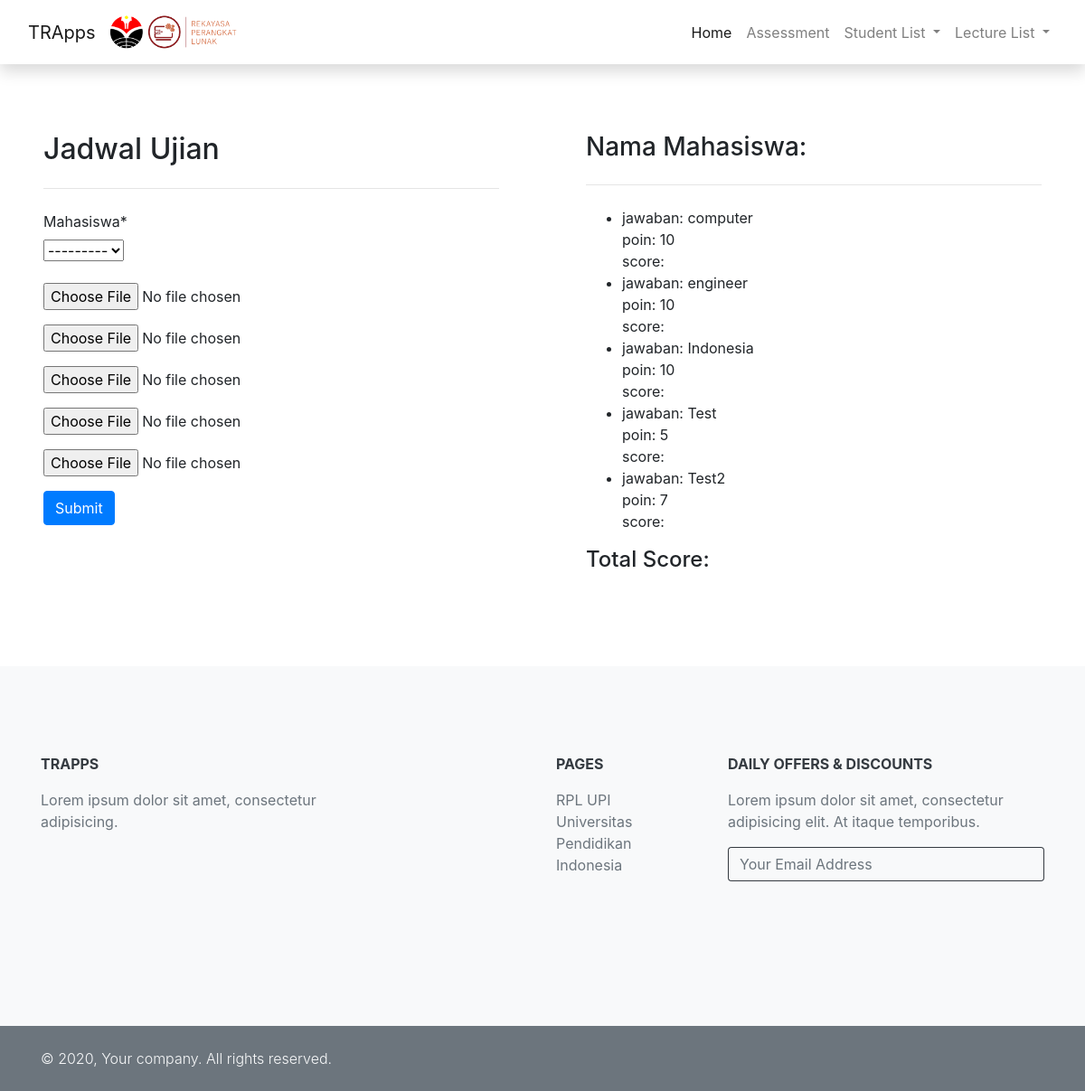
The page /viewjadwal/1/startAssessment/ on the database its author committed.
### TRApps/model/tabelKunciJawaban.py (models this page shows, shortened)
class KunciJawaban (models.Model):
    tanggalUjian = models.ForeignKey(Test, on_delete=models.CASCADE)
    mata_kuliah = models.ForeignKey(DosenPengampu, on_delete=models.CASCADE)
    jawaban = models.CharField(max_length=45)
    point = models.IntegerField()

### TRApps/views.py (the view)
# urls.py: path('viewjadwal/<id>/startAssessment/', assessmentStudent, name = 'startassessment'),
def assessmentStudent(request, id):
	test_instance = None
	if id:
		test_instance = Test.objects.get(pk=id)
	context = {}
	kunci_jawaban = KunciJawaban.objects.filter(tanggalUjian=test_instance)
	if request.method == 'POST':
		context['mahasiswa'] = Mahasiswa.objects.get(pk=request.POST['mahasiswa'])
		total_score = 0
		for kunci in kunci_jawaban:
			score = 0
			file_jawaban_mhs = request.FILES['jawaban-'+str(kunci.id)]
			assesment = Assessment()
			assesment.file = file_jawaban_mhs
			assesment.save()
			jawaban = main(assesment.file.path)
			if jawaban['recognized'].lower() == kunci.jawaban.lower():
				score = int(kunci.point)
			assesment.score = score
			assesment.save()
			kunci.score = score
			total_score += score
		context['total_score'] = total_score
		form = ScoreStudentForm(request.POST)
		if form.is_valid():
			scoring = form.save(commit=False)
			scoring.hasilScore = total_score
			scoring.save()
	else:
		form = ScoreStudentForm(initial={'tanggalUjian': test_instance, 'dosen_pengampu': test_instance.mata_kuliah})
	context['kunci_jawaban'] = kunci_jawaban
	context['form'] = form
	context['test_instance'] = test_instance
	return render(request, "startAssessmentStudent.html", context)

### TRApps/forms/studentScoreForm.py
class ScoreStudentForm(forms.ModelForm):
    helper = FormHelper()
    helper.form_tag = False
    helper.disable_csrf = True
    tanggalUjian = forms.ModelChoiceField(queryset=Test.objects.all(), widget=forms.HiddenInput())
    dosen_pengampu = forms.ModelChoiceField(queryset=DosenPengampu.objects.all(), widget=forms.HiddenInput())
    class Meta:
        model = Scoring
        fields = [
            "tanggalUjian",
            "mahasiswa",
            "dosen_pengampu",
        ]

### TRApps/Templates/startAssessmentStudent.html (shortened to what this page needs)
{% extends "layout.html" %}
{% block content %}
{% load crispy_forms_tags %}
<section class="">
    <div class="container-fluid my-5">
        <div class="row">
            <div class="p-xl-5 col-lg-6">
                <h2 class="hero-heading mb-4">Jadwal Ujian</h2>
                <hr class="my-4"/>
                <form method="POST" enctype="multipart/form-data">
                    <div class="mb-4">
                        {% crispy form %}
                        <br>
                        {% for kunci in kunci_jawaban %}
                        <div class="form-group">
                            <input type="file" name="jawaban-{{ kunci.id }}">
                        </div>
                        {% endfor %}
                        <input class="btn btn-primary" type="submit" value="Submit">
                    </div>
                </form>
            </div>
            <div class="p-xl-5 col-lg-6">
                <h3>Nama Mahasiswa: <strong>{{ mahasiswa.nama_mahasiswa }}</strong></h3>
                <hr class="my-4"/>
                <ul>
                    {% for kunci in kunci_jawaban %}
                    <li>
                        <div>jawaban: {{ kunci.jawaban }}</div>
                        <div>poin: {{ kunci.point }}</div>
                        <div>score: {{ kunci.score }}</div>
                    </li>
                    {% endfor %}
                </ul>
                <div>
                    <h4>Total Score: <strong>{{ total_score }}</strong></h4>
                </div>
            </div>
        </div>
    </div>
</section>
{% endblock %}

### TRApps/static/css/custom.css (style rules this page uses)
.mb-4, .my-4 { margin-bottom: 1.5rem!important; }
.mt-4, .my-4 { margin-top: 1.5rem!important; }
.mt-5, .my-5 { margin-top: 3rem!important; }
.mb-5, .my-5 { margin-bottom: 3rem!important; }
.p-xl-5 { padding: 3rem!important; }

### rows shown on the page
KunciJawaban: jawaban "computer", point "10"
KunciJawaban: jawaban "engineer", point "10"
KunciJawaban: jawaban "Indonesia", point "10"
KunciJawaban: jawaban "Test", point "5"
KunciJawaban: jawaban "Test2", point "7"
